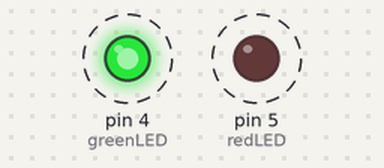
Bench run of a sketch on a simulated Arduino Uno, built with avr-gcc and run on an emulated ATmega328P. Parts: output pins drawn as LEDs (lit = HIGH). Dashed ring = blinking.

Above: at 0.5 s.
Timing chart, 0 to 4.6 s (numbered marks = the images above):
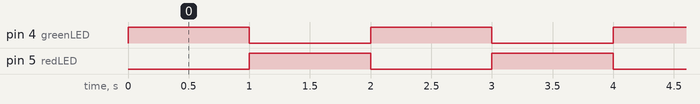

The sketch:

Lab_1.ino
```cpp
const byte greenLED = 4, /* 100 */
/* const byte */ redLED = 5; // 101

void setup() {
  // put your setup code here, to run once:
  pinMode(greenLED, OUTPUT);
  pinMode(redLED, OUTPUT);
}

void loop() {
  // put your main code here, to run repeatedly:
  digitalWrite(greenLED, HIGH);
  digitalWrite(redLED, LOW);
  delay(1000);

  digitalWrite(redLED, HIGH);
  digitalWrite(greenLED, LOW);
  delay(1000);
}
```

Measured:
- by itself, pin 4 (greenLED), pin 5 (redLED): alternates HIGH for 1.0 s and LOW for 1.0 s
